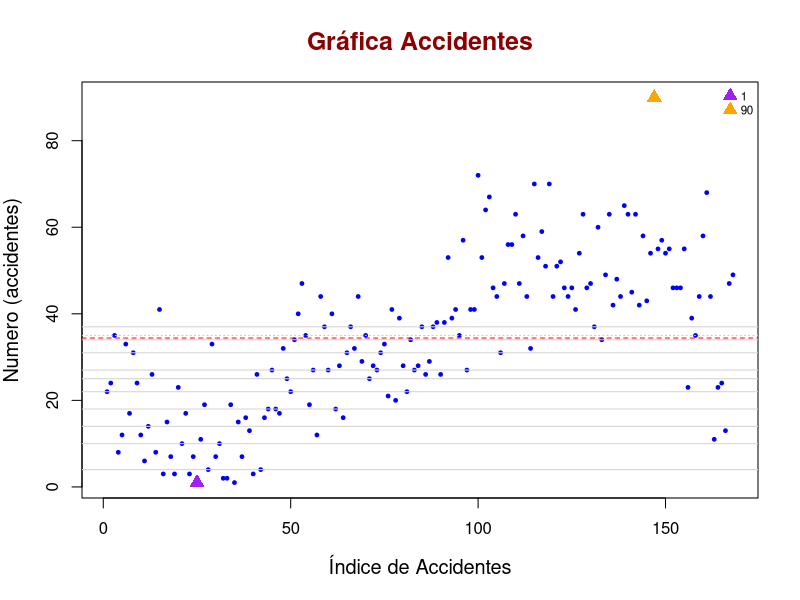
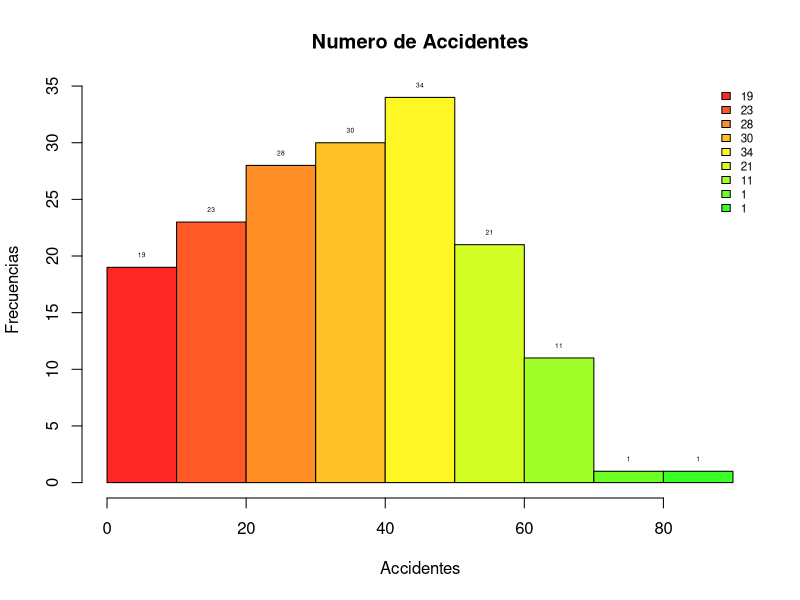
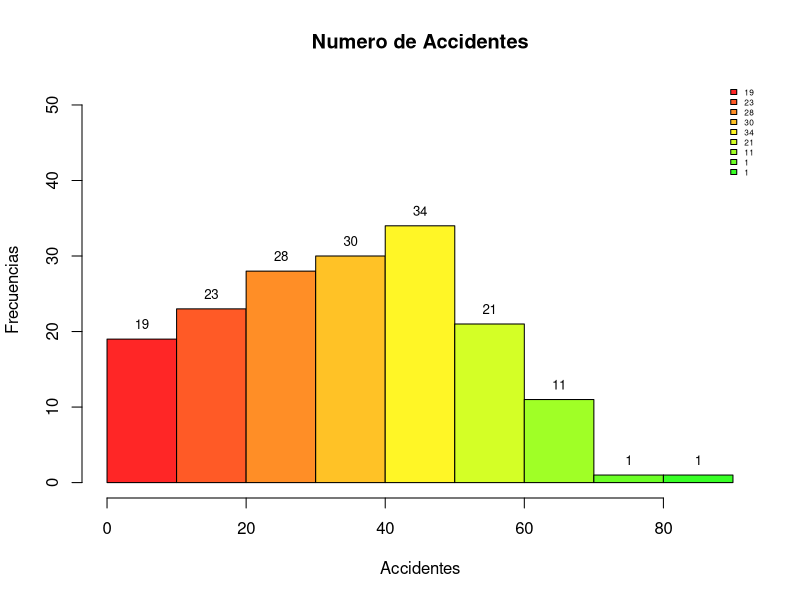
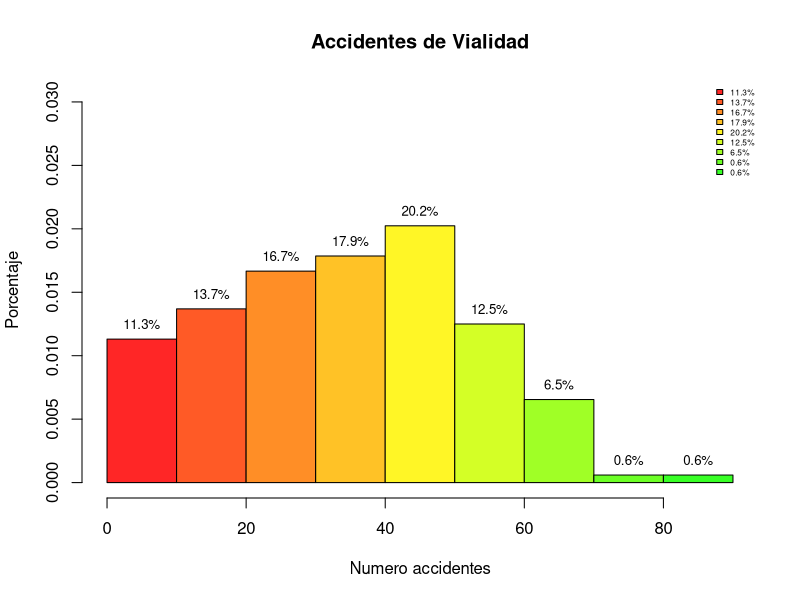
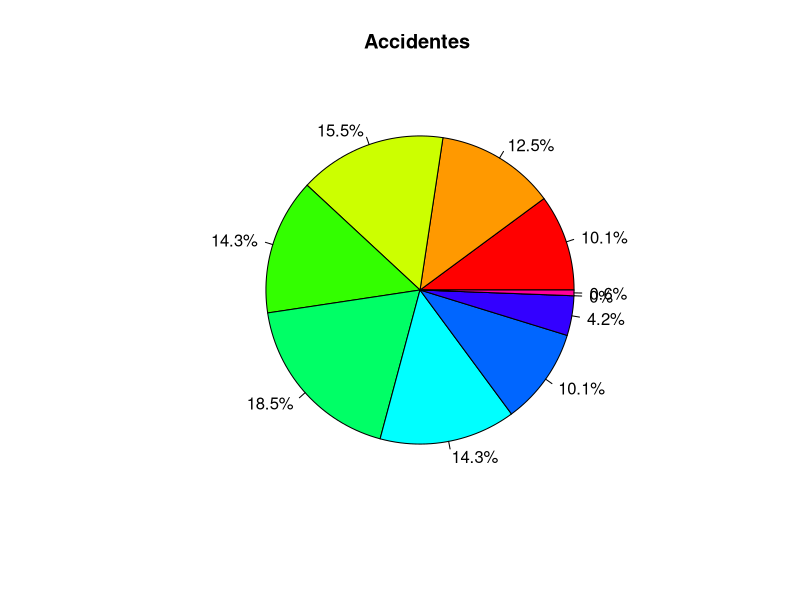
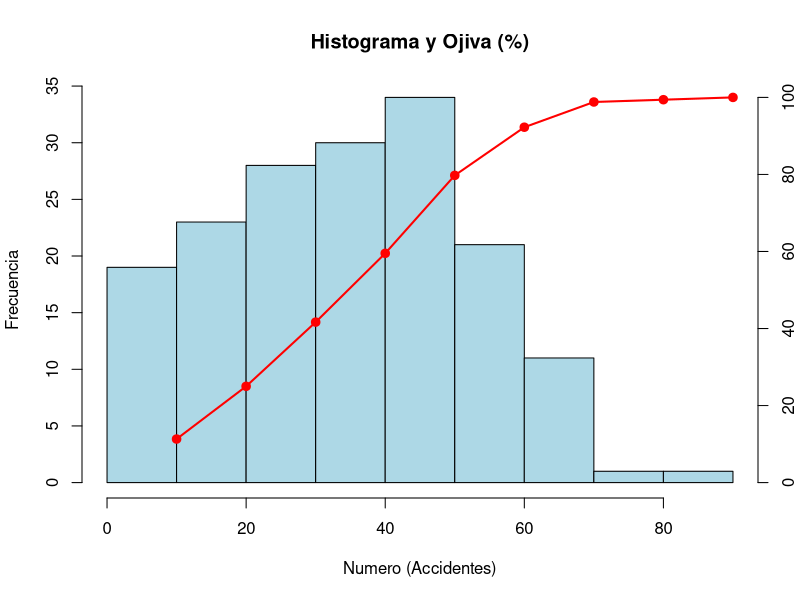

Source code (R) for these figures, in order:
## ---- chunk 1
knitr::opts_chunk$set(echo = TRUE)
## ---- chunk 2
rm(list = ls())

## ---- chunk 3
Accidentes_vialidad <- c( 22, 24, 35, 8, 12, 33, 17, 31, 24, 12, 6, 14, 26, 8, 41,
          3, 15, 7, 3, 23, 10, 17, 3, 7, 1, 11, 19, 4, 33, 7, 10, 2, 2, 19, 1, 15, 7, 16, 13, 3, 26,
          4, 16, 18, 27, 18, 17, 32, 25, 22, 34, 40, 47, 35, 19, 27, 12, 44, 37, 27, 40, 18, 28,
          16, 31, 37, 32, 44, 29, 35, 25, 28, 27, 31, 33, 21, 41, 20, 39, 28, 22, 34, 27, 28, 37,
          26, 29, 37, 38, 26, 38, 53, 39, 41, 35, 57, 27, 41, 41, 72, 53, 64, 67, 46, 44, 31, 47,
          56, 56, 63, 47, 58, 44, 32, 70, 53, 59, 51, 70, 44, 51, 52, 46, 44, 46, 41, 54, 63, 46,
          47, 37, 60, 34, 49, 63, 42, 48, 44, 65, 63, 45, 63, 42, 58, 43, 54, 90, 55, 57, 54, 55,
          46, 46, 46, 55, 23, 39, 35, 44, 58, 68, 44, 11, 23, 24, 13, 47, 49.)
## ---- chunk 4
summary(Accidentes_vialidad)
## ---- chunk 5
accidentes_ord <- sort(Accidentes_vialidad); (accidentes_ord)
cte <- 9
## ---- chunk 6
indices <- 1:10; (indices)
t <- cte*indices; (t)
## ---- chunk 7
mis_deciles <- accidentes_ord[t]; (mis_deciles)
cuantiles <- quantile(Accidentes_vialidad); (cuantiles)
Q1 <- cuantiles[2]; (Q1)
Q2 <- cuantiles[3]; (Q2)
Q3 <- cuantiles[4]; (Q3)
## ---- chunk 8
x_media <- mean(Accidentes_vialidad);(x_media)
mi_min <- min(Accidentes_vialidad); (mi_min)
mi_max <- max(Accidentes_vialidad); (mi_max)
varianza <- var(Accidentes_vialidad); (varianza) 
DesvEst <- sd(Accidentes_vialidad); (DesvEst)
## ---- chunk 9
plot(
  Accidentes_vialidad,
  main = "Gráfica Accidentes",
  xlab = "Índice de Accidentes",
  ylab = "Numero (accidentes)",
  col = "blue",       
  pch = 19,           
  cex = 0.5,          
  cex.main = 1.5,     
  cex.lab = 1.2,      
  col.main = "darkred")
legend(
  "topright",                 
  legend = c(mi_min,mi_max),    
  pch = 17,
  col=c("purple","orange"),
  pt.cex = 1.5,                
  cex = 0.7,
  bty = "n"                    
)
abline(h = x_media, col = "red", lwd = 1, lty = 2)     
abline(h = Q2, col = "lightgreen", lwd = 1, lty = 3) 
abline(h = mis_deciles, col = "lightgray", lty = 1.5)
points(which.min(Accidentes_vialidad), min(Accidentes_vialidad), col = "purple", pch = 17, cex = 1.5)
points(which.max(Accidentes_vialidad), max(Accidentes_vialidad), col = "orange", pch = 17, cex = 1.5)
## ---- chunk 10
nbreaks=10;
miscolores <- rainbow(25,0.85);
h <- hist(Accidentes_vialidad, breaks = nbreaks, col= miscolores, 
          main = 'Numero de Accidentes',
          xlab="Accidentes",
          ylab="Frecuencias")
text(h$mids, h$counts, labels = h$counts, pos = 3, cex = 0.4, 
     col = "black")
nl <- length(h$counts); 
legend(
  "topright",                  # ubicación
  legend = h$counts,    # etiquetas
  fill = miscolores,
  col = miscolores,    # colores (uno por cada símbolo)
  pt.cex = 1.5,                # tamaño de los símbolos
  cex = 0.7,
  bty = "n"                    # sin borde en la caja
)
## ---- chunk 11
nbreaks=10;
h2 <- hist(Accidentes_vialidad, breaks = nbreaks, col= miscolores, 
           main = 'Numero de Accidentes',
           xlab="Accidentes",
           ylab="Frecuencias",
           ylim=c(0,max(h$counts)*1.5))
text(h$mids, h$counts, labels = h$counts, pos = 3, cex = 0.8, 
     col = "black")
nl <- length(h$counts); 
legend(
  "topright",                
  legend = h$counts,    
  fill = miscolores,
  col = miscolores,    
  pt.cex = 1.5,               
  cex = 0.5,
  bty = "n"                    
)
## ---- chunk 12
h3 <- hist(Accidentes_vialidad, 
           breaks = nbreaks, 
           col= miscolores, 
           main = 'Accidentes de Vialidad',
           xlab="Numero accidentes",
           ylab="Porcentaje",
           ylim=c(0,max(h$density)*1.5),
           probability=TRUE)
porcentajes <- h3$counts/sum(h3$counts)*100

text(h3$mids, 
     h3$density, 
     labels = paste0(round(porcentajes,1),"%"),
     pos = 3, 
     cex = 0.8, 
     col = "black")

nl <- length(h3$counts); (nl)
legend(
  "topright",                
  legend = paste0(round(porcentajes,1),"%"),
  fill = miscolores,
  cex = 0.5,
  bty = "n"                   
)
## ---- chunk 13
nbreaks <- 10
intervalos <- cut(Accidentes_vialidad, breaks = nbreaks); (intervalos)
tabla <- table(intervalos); (tabla)
porcentajes <- round(prop.table(tabla) * 100, 1); (porcentajes)
pie(tabla,
    main = "Accidentes ",
    col = rainbow(length(tabla)),
    labels = paste0(porcentajes, "%"))
## ---- chunk 14
##---- Grafica combinada ----
nbreaks <- 10
h <- hist(Accidentes_vialidad, breaks = nbreaks, plot = FALSE)
hist(Accidentes_vialidad,
     breaks = nbreaks,
     col = "lightblue",
     main = "Histograma y Ojiva (%)",
     xlab = "Numero (Accidentes)",
     ylab = "Frecuencia")
freq_acum_pct <- cumsum(h$counts) / sum(h$counts) * 100
x_vals <- h$breaks[-1]
par(new = TRUE)
plot(x_vals, freq_acum_pct,
     type = "o", pch = 19, lwd = 2, col = "red",
     axes = FALSE, xlab = "", ylab = "",
     xlim = range(h$breaks), ylim = c(0, 100))
axis(4)                           
